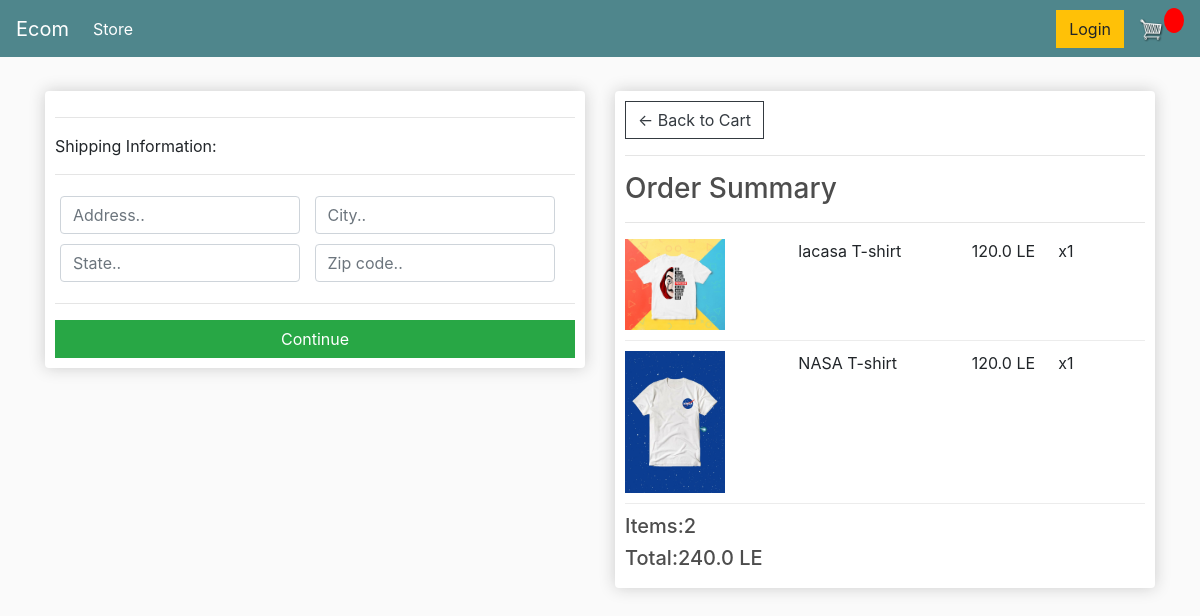
/checkout/ (signed in), run on an earlier commit of the app's database.
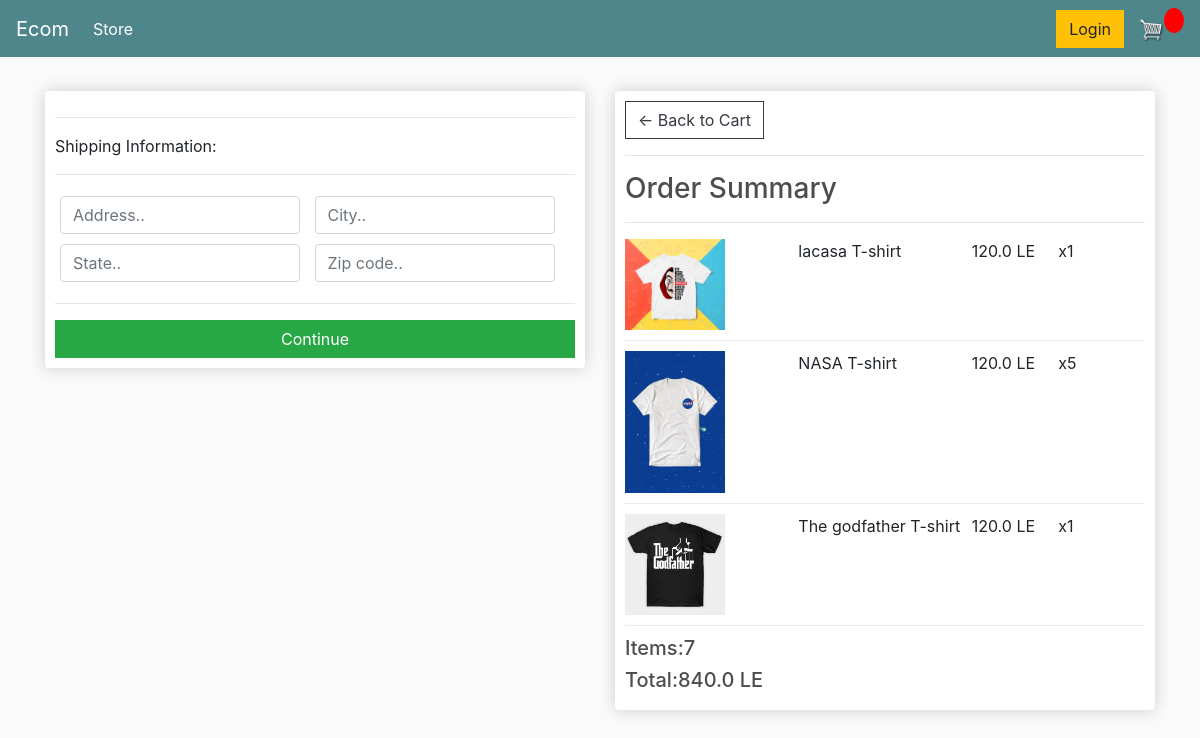
And on a later commit of the database.
### store/models.py (models this page shows, shortened)
class OrderItem(models.Model):
    product = models.ForeignKey(Product , on_delete = models.SET_NULL , null = True)
    order = models.ForeignKey(Order , on_delete = models.SET_NULL , null = True)
    quantity=  models.IntegerField(default = 0 , null = True , blank = True)
    date_added = models.DateTimeField(auto_now_add = True)
    @property
    def get_total(self):
        total = self.product.price * self.quantity
        return total

class Product(models.Model):
    name = models.CharField(max_length = 200)
    price = models.FloatField()
    digital = models.BooleanField(default = False , null = True , blank = True)
    image = models.ImageField(null = True , blank = True)
    @property
    def imageURL(self):
        try:
            url = self.image.url
        except:
            url = ''
        return url

class Order(models.Model):
    customer = models.ForeignKey(Customer , on_delete = models.SET_NULL , null =  True , blank = True)
    date_orderd = models.DateTimeField(auto_now_add = True)
    complete= models.BooleanField(default = False)
    transaction_id = models.CharField(max_length = 100 , null = True)
    @property
    def get_cart_total(self):
        orderitems = self.orderitem_set.all()
        total = sum([item.get_total for item in orderitems])
        return total
    @property
    def get_cart_items(self):
        orderitems = self.orderitem_set.all()
        total = sum([item.quantity for item in orderitems])
        return total

### store/views.py (the view)
# urls.py: path('checkout/', views.checkout , name = "checkout"),
def checkout(request):
    if request.user.is_authenticated:
        customer = request.user.customer
        order , created = Order.objects.get_or_create(customer = customer , complete = False)
        items = order.orderitem_set.all()
    else:
        items = []
        order = {'get_cart_items':0, 'get_cart_total':0}
    context = {'items':items , 'order':order}
    return render(request , 'store/checkout.html' , context)

### store/templates/store/checkout.html (shortened to what this page needs)
{% extends 'store/main.html' %}
{% load static %}
{% block content %}
<div class="row">
	<div class="col-lg-6">
		<div class="box-element" id="form-wrapper">
      <form id="form">
	<div id="shipping-info">
		<hr>
		<p>Shipping Information:</p>
		<hr>
		<div class="form-field">
			<input class="form-control" type="text" name="address" placeholder="Address..">
		</div>
		<div class="form-field">
			<input class="form-control" type="text" name="city" placeholder="City..">
		</div>
		<div class="form-field">
			<input class="form-control" type="text" name="state" placeholder="State..">
		</div>
		<div class="form-field">
			<input class="form-control" type="text" name="zipcode" placeholder="Zip code..">
		</div>
	</div>
	<hr>
	<input id="form-button" class="btn btn-success btn-block" type="submit" value="Continue">
</form>
		</div>
    <br>
	</div>
	<div class="col-lg-6">
		<div class="box-element">
      <a  class="btn btn-outline-dark" href="{% url 'cart' %}">&#x2190; Back to Cart</a>
	<hr>
	<h3>Order Summary</h3>
	<hr>
	{% for item in items %}
	<div class="cart-row">
		<div style="flex:2"><img class="row-image" src="{{item.product.imageURL}}"></div>
		<div style="flex:2"><p>{{item.product.name}}</p></div>
		<div style="flex:1"><p>{{item.product.price}} LE</p></div>
		<div style="flex:1"><p>x{{item.quantity}}</p></div>
	</div>
	{% endfor %}
	<h5>Items:{{order.get_cart_items}}</h5>
	<h5>Total:{{order.get_cart_total}} LE</h5>
		</div>
	</div>
</div>
{% endblock %}

What changed in the data, as far as the page shows it:
changed OrderItem "NASA T-shirt": quantity "1" → "5"
added OrderItem: product.imageURL (picture), product.name "The godfather T-shirt", product.price "120.0", quantity "1"
changed through a linked row, Order: get_cart_items "2" → "7"; get_cart_total "240.0" → "840.0"
